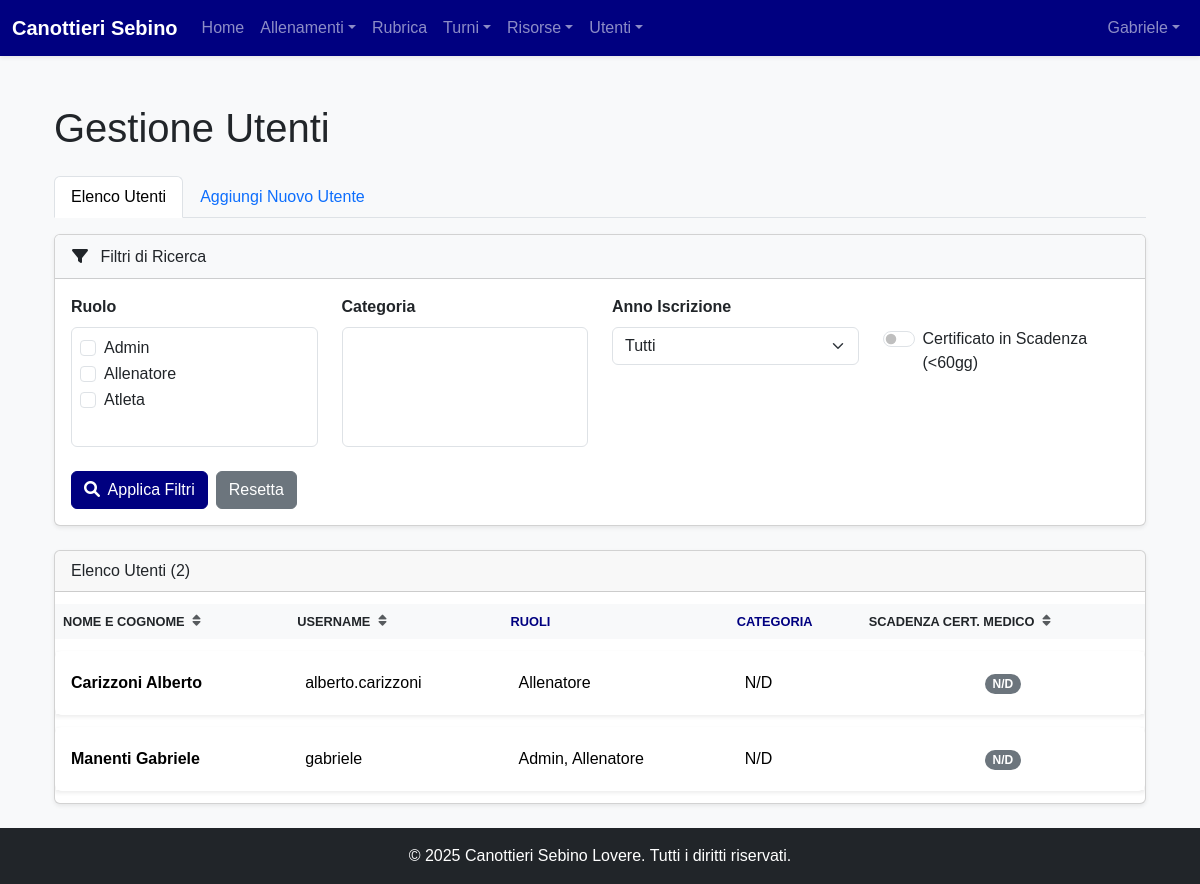
/admin/users (signed in), run on an earlier commit of the app's database.
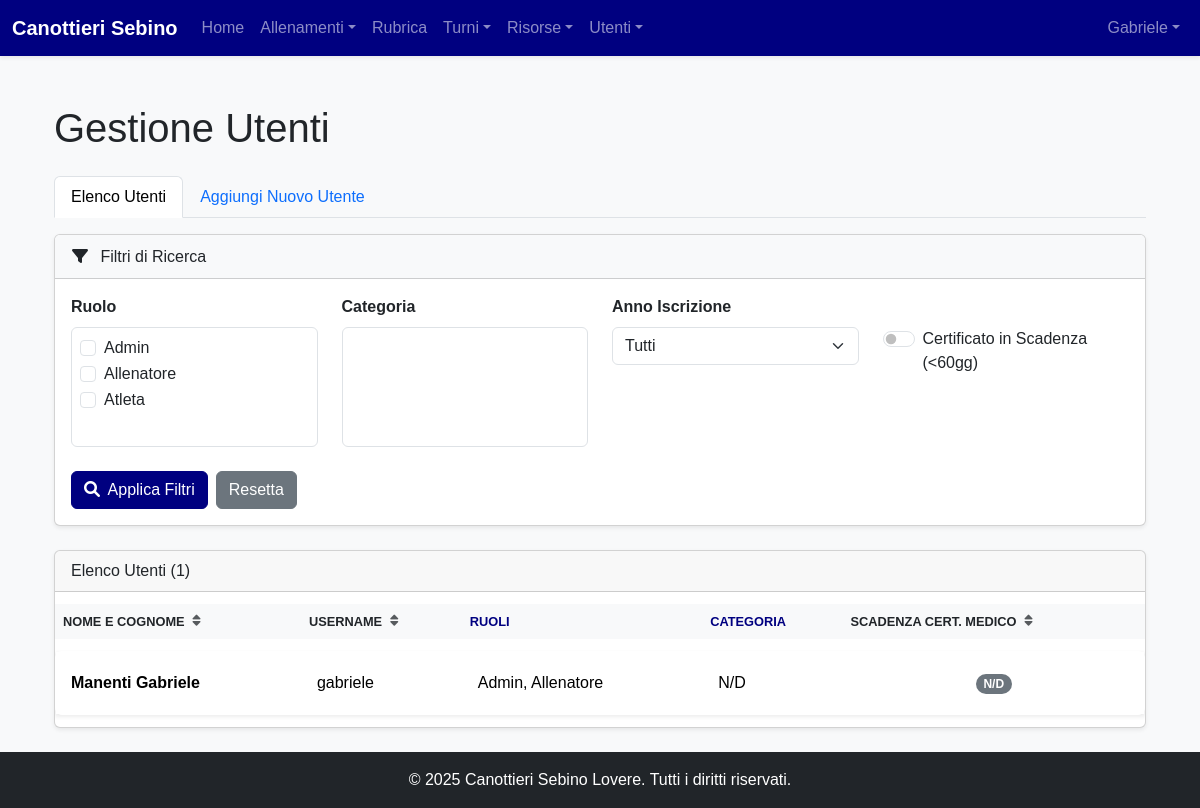
And on a later commit of the database.
### models.py (models this page shows, shortened)
class Role(Base):
    __tablename__ = "roles"
    id = Column(Integer, primary_key=True, index=True)
    name = Column(String, unique=True, index=True, nullable=False)
    users = relationship("User", secondary=user_roles, back_populates="roles")

class User(Base):
    __tablename__ = "users"
    id = Column(Integer, primary_key=True, index=True)
    username = Column(String, unique=True, index=True, nullable=False)
    hashed_password = Column(String, nullable=False)
    first_name = Column(String, nullable=False)
    last_name = Column(String, nullable=False)
    email = Column(String, unique=True, index=True)
    phone_number = Column(String)
    date_of_birth = Column(Date)
    tax_code = Column(String, unique=True)
    enrollment_year = Column(Integer)
    membership_date = Column(Date)
    certificate_expiration = Column(Date)
    address = Column(String)
    manual_category = Column(String, nullable=True)
    roles = relationship("Role", secondary=user_roles, back_populates="users")
    tags = relationship("Tag", secondary=user_tags, back_populates="users")
    barche_assegnate = relationship("Barca", secondary=barca_atleti_association, back_populates="atleti_assegnati")
    schede_pesi = relationship("SchedaPesi", back_populates="atleta")
    turni = relationship("Turno", back_populates="user")
    allenamenti_seguiti = relationship("Allenamento", secondary=allenamento_coach_association, back_populates="coaches")

### routers/admin.py (the view)
@router.get("/users", response_class=HTMLResponse)
async def admin_users_list(request: Request, db: Session = Depends(get_db),
                           admin_user: models.User = Depends(get_current_admin_user), role_ids: List[int] = Query([]),
                           categories: List[str] = Query([]), enrollment_year_str: Optional[str] = Query(None),
                           cert_expiring: bool = Query(False), sort_by: str = Query("last_name"),
                           sort_dir: str = Query("asc")):
    query = db.query(models.User).options(joinedload(models.User.roles))
    enrollment_year = int(enrollment_year_str) if enrollment_year_str and enrollment_year_str.isdigit() else None
    if role_ids: query = query.join(models.user_roles).filter(models.user_roles.c.role_id.in_(role_ids))
    if enrollment_year: query = query.filter(models.User.enrollment_year == enrollment_year)
    if cert_expiring: query = query.filter(models.User.certificate_expiration <= (date.today() + timedelta(days=60)))
    if sort_by not in ['category']:  # Ordina nel DB solo se non è una property calcolata
        if sort_by == 'name':
            order_logic = [models.User.last_name.desc(), models.User.first_name.desc()] if sort_dir == "desc" else [
                models.User.last_name.asc(), models.User.first_name.asc()]
            query = query.order_by(*order_logic)
        else:
            sort_column = getattr(models.User, sort_by, models.User.last_name)
            query = query.order_by(sort_column.desc() if sort_dir == "desc" else sort_column.asc())
    users = query.all()
    if categories: users = [user for user in users if user.category in categories]
    if sort_by == 'category':
        users.sort(key=lambda u: u.category or "", reverse=(sort_dir == 'desc'))
    all_roles = db.query(models.Role).order_by(models.Role.name).all()
    all_years = sorted([y[0] for y in db.query(models.User.enrollment_year).distinct().all() if y[0] is not None],
                       reverse=True)
    all_users_for_categories = db.query(models.User).options(joinedload(models.User.roles)).all()
    all_categories = sorted(
        list(set(u.category for u in all_users_for_categories if u.category and u.category != "N/D")))
    return templates.TemplateResponse("admin/users_list.html",
                                      {"request": request, "users": users, "current_user": admin_user,
                                       "all_roles": all_roles, "all_categories": all_categories, "all_years": all_years,
                                       "current_filters": {"role_ids": role_ids, "categories": categories,
                                                           "enrollment_year": enrollment_year,
                                                           "cert_expiring": cert_expiring}, "sort_by": sort_by,
                                       "sort_dir": sort_dir, "today": date.today()})

### templates/admin/users_list.html (shortened to what the changed rows need)
{% extends "layouts/_admin_layout.html" %}
{% block admin_content %}
<div class="card shadow-sm mb-4">
    <div id="filterCollapse" class="collapse show">
        <div class="card-body">
            <form method="get">
                <div class="row">
                    <div class="col-md-6 col-lg-3 mb-3">
                        <div class="border rounded p-2" style="height: 120px; overflow-y: auto;">
                            {% for role in all_roles %}
                            <div class="form-check">
                                <input class="form-check-input" type="checkbox" name="role_ids" value="{{ role.id }}" id="role_{{ role.id }}" {% if role.id in current_filters.role_ids %}checked{% endif %}>
                                <label class="form-check-label" for="role_{{ role.id }}">{{ role.name|title }}</label>
                            </div>
                            {% endfor %}
                        </div>
                    </div>
                </div>
            </form>
        </div>
    </div>
</div>
<div class="card shadow-sm">
    <div class="card-header">
        Elenco Utenti ({{ users|length }})
    </div>
    <div class="card-body p-0">
        <div class="table-responsive">
            <table class="table table-hover mb-0 align-middle">
                <thead class="table-light">
                    <tr>
                        {% macro sort_link(field, text) %}
                            {% set new_dir = 'asc' if sort_by == field and sort_dir == 'asc' else 'desc' %}
                            {% if sort_by == field and sort_dir == 'desc' %}{% set new_dir = 'asc' %}{% endif %}
                            {% set params = request.query_params.multi_items()|list %}
                            {% set final_params = [] %}
                            {% for key, val in params if key not in ['sort_by', 'sort_dir'] %}
                                {% for item in val.split(',') if item %}
                                  {% set _ = final_params.append((key, item)) %}
                                {% else %}
                                  {% set _ = final_params.append((key, val)) %}
                                {% endfor %}
                            {% endfor %}
                            {% set _ = final_params.append(('sort_by', field)) %}
                            {% set _ = final_params.append(('sort_dir', new_dir)) %}
                            <th scope="col">
                                <a href="{{ url_for('admin_users_list') }}?{{ final_params|urlencode }}" class="text-decoration-none text-dark fw-bold d-flex align-items-center">
                                    {{ text }}
                                    {% if sort_by == field %}
                                        <i class="fas fa-sort-{{ 'up' if sort_dir == 'asc' else 'down' }} ms-2"></i>
                                    {% else %}
                                        <i class="fas fa-sort text-muted ms-2"></i>
                                    {% endif %}
                                </a>
                            </th>
                        {% endmacro %}
                        {{ sort_link('name', 'Nome e Cognome') }}
                        {{ sort_link('username', 'Username') }}
                        <th>Ruoli</th>
                        <th>Categoria</th>
                        {{ sort_link('certificate_expiration', 'Scadenza Cert. Medico') }}
                    </tr>
                </thead>
                <tbody>
                    {% for user in users %}
                    <tr onclick="window.location='{{ url_for('admin_view_user', user_id=user.id) }}';" style="cursor: pointer;">
                        <td class="fw-bold">{{ user.last_name }} {{ user.first_name }}</td>
                        <td>{{ user.username }}</td>
                        <td>{{ user.roles | map(attribute='name') | map('title') | join(', ') }}</td>
                        <td>{{ user.category }}</td>
                        <td class="text-center">
                            {% if user.certificate_expiration %}
                                {% set days_left = (user.certificate_expiration - today).days %}
                                {% set badge_class = 'text-dark' %}
                                {% if days_left <= 0 %}
                                    {% set badge_class = 'bg-dark text-white' %}
                                {% elif days_left <= 30 %}
                                    {% set badge_class = 'bg-danger text-white' %}
                                {% elif days_left <= 90 %}
                                    {% set badge_class = 'bg-warning text-dark' %}
                                {% else %}
                                    {% set badge_class = 'bg-success text-white' %}
                                {% endif %}
                                <span class="badge rounded-pill {{ badge_class }}">
                                    {{ user.certificate_expiration.strftime('%d/%m/%Y') }}
                                </span>
                            {% else %}
                                <span class="badge rounded-pill bg-secondary">N/D</span>
                            {% endif %}
                        </td>
                    </tr>
                    {% else %}
                    <tr>
                        <td colspan="5" class="text-center p-4">Nessun utente trovato con i filtri selezionati.</td>
                    </tr>
                    {% endfor %}
                </tbody>
            </table>
        </div>
    </div>
</div>
<link rel="stylesheet" href="https://cdnjs.cloudflare.com/ajax/libs/font-awesome/6.0.0-beta3/css/all.min.css">
{% endblock %}

### templates/layouts/_base.html (shortened to what this page needs)
<!doctype html>
<html lang="it" class="h-100">
<head>
    <link href="https://cdn.jsdelivr.net/npm/bootstrap@5.3.3/dist/css/bootstrap.min.css" rel="stylesheet">
    <link rel="stylesheet" href="{{ url_for('static', path='/style.css') }}">
</head>
<body class="d-flex flex-column h-100 bg-light">
<nav class="navbar navbar-expand-lg navbar-dark bg-primary shadow-sm">
    <div class="container-fluid">
        <a class="navbar-brand fw-bold" href="/dashboard">Canottieri Sebino</a>
        <div class="collapse navbar-collapse" id="navbarNav">
            {% if current_user is defined and current_user %}
            <ul class="navbar-nav me-auto mb-2 mb-lg-0">
                <li class="nav-item"><a class="nav-link" href="/dashboard">Home</a></li>
                <li class="nav-item dropdown">
                    <a class="nav-link dropdown-toggle" href="#" id="allenamentiDropdown" role="button" data-bs-toggle="dropdown">Allenamenti</a>
                </li>
                <li class="nav-item"><a class="nav-link" href="/rubrica">Rubrica</a></li>
                {% if current_user is defined and current_user and (current_user.is_admin or current_user.is_allenatore) %}
                <li class="nav-item dropdown">
                    <a class="nav-link dropdown-toggle" href="#" id="turniDropdown" role="button" data-bs-toggle="dropdown">Turni</a>
                </li>
                {% endif %}
                <li class="nav-item dropdown">
                    <a class="nav-link dropdown-toggle" href="#" id="risorseDropdown" role="button" data-bs-toggle="dropdown">Risorse</a>
                </li>
                {% if current_user is defined and current_user and current_user.is_admin %}
                <li class="nav-item dropdown">
                    <a class="nav-link dropdown-toggle" href="#" id="adminMenu" role="button" data-bs-toggle="dropdown">Utenti</a>
                </li>
                {% endif %}
            </ul>
            {% endif %}
            <ul class="navbar-nav ms-auto">
                {% if current_user is defined and current_user %}
                <li class="nav-item dropdown">
                    <a class="nav-link dropdown-toggle" href="#" id="navbarUserDropdown" role="button" data-bs-toggle="dropdown">{{ current_user.first_name or current_user.username }}</a>
                </li>
                {% else %}
                <li class="nav-item"><a class="nav-link" href="/login">Login</a></li>
                {% endif %}
            </ul>
        </div>
    </div>
</nav>
<main class="container my-4 flex-grow-1">{% block content %}{% endblock %}</main>
<footer class="text-center text-white py-3 mt-auto bg-dark"><p class="mb-0">&copy; 2025 Canottieri Sebino Lovere. Tutti i diritti riservati.</p></footer>
</body>
</html>

What changed in the data, as far as the page shows it:
removed User: last_name "Carizzoni", first_name "Alberto", username "alberto.carizzoni", roles|map "Allenatore", category "N/D"
Also different on the page:
{{ users|length }}: "2" → "1"
